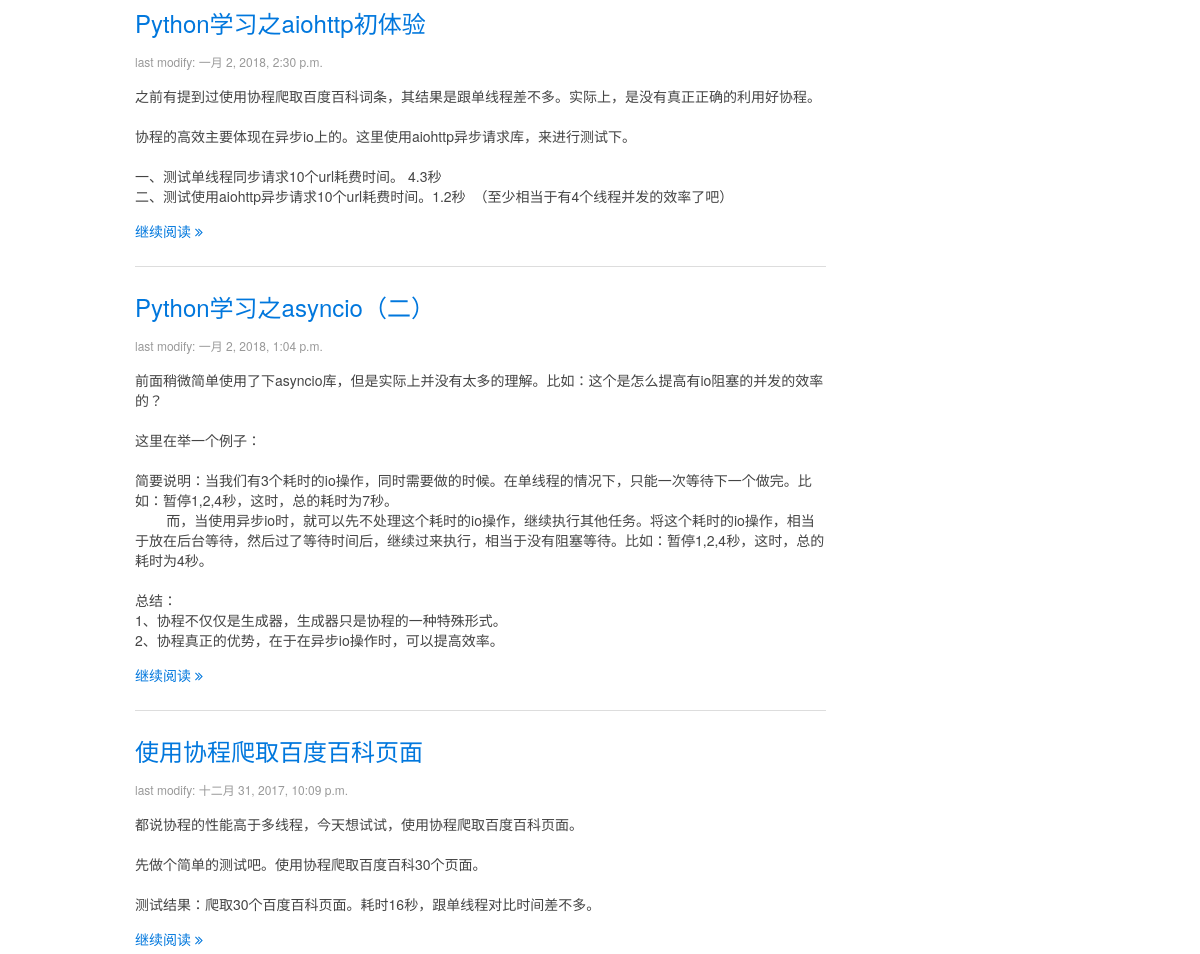
The app's page / (middle part), older data.
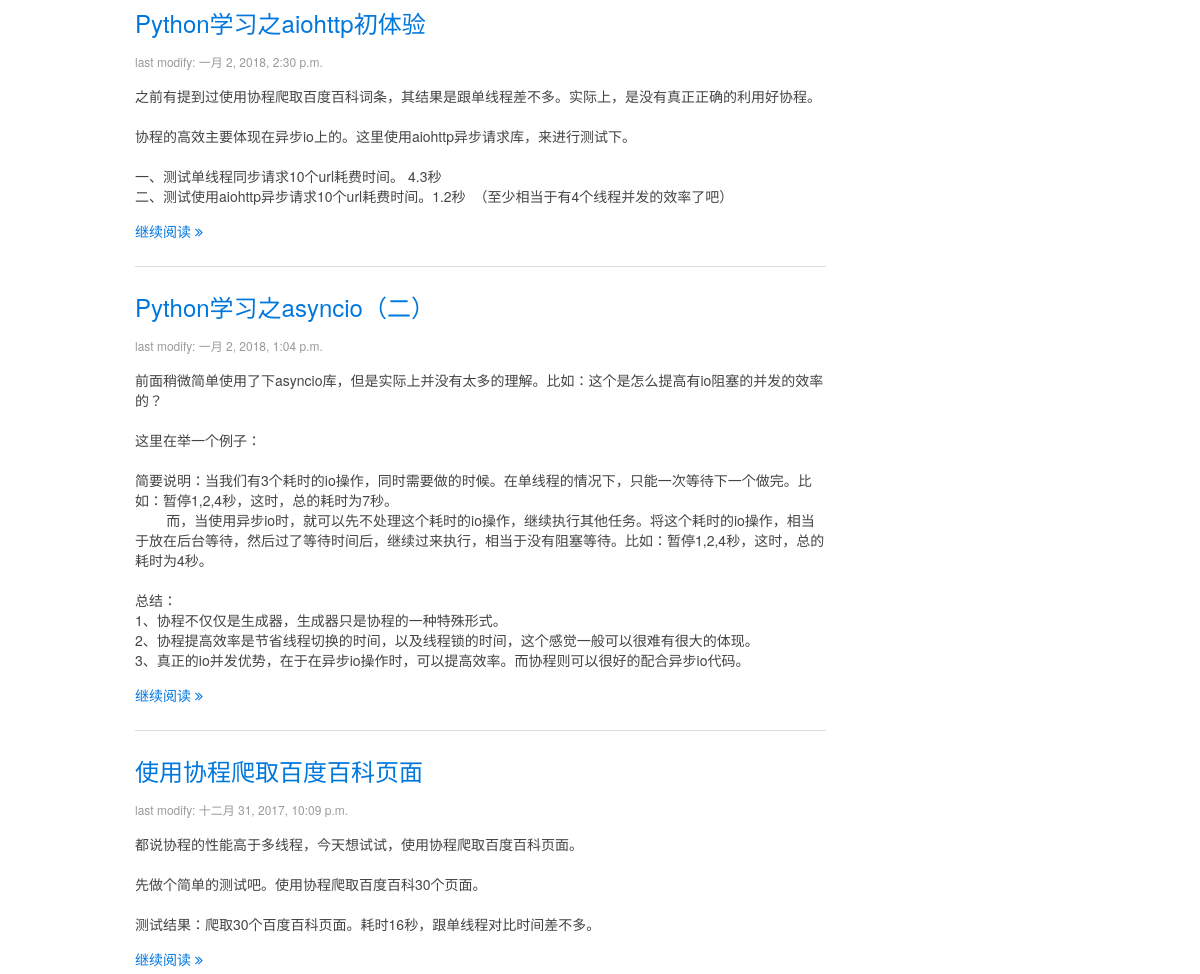
The same page, newer data.
### blog/models.py (models this page shows, shortened)
class Blog(models.Model):
    title = models.CharField(max_length=32, default="Title")
    content = models.TextField(null=True)
    summary = models.TextField(null=True)
    create_time = models.DateTimeField(null=True)

### blog/views.py (the view)
# urls.py: url(r'^$',views.blogs, name="index"),
def index(request):
    userinfo = ""
    account = request.COOKIES.get("account","")
    if account:
        userinfo = models.User.objects.filter(account=account)
        if userinfo:
            userinfo = userinfo[0]
    page = int(request.GET.get("p", "1"))
    first = (page - 1)*10
    end = first + 10
    blogs = models.Blog.objects.all()
    blogs = blogs[::-1]
    total_nums = len(blogs)
    if (total_nums % 10) > 0:
        page_nums = int(total_nums/10) + 1
    else:
        page_nums = int(total_nums/10)
    page_nums = range(0, page_nums)
    blogs = blogs[first:end]
    page = page - 1
    return render(request, "blog/index.html", {"blogs": blogs, "page":page, "page_nums":page_nums, "userinfo":userinfo})

### blog/templatetags/myfilter.py (called while the page is built)
@register.filter
def replaceTags(content):  #这里应该需要继续研究下，有时候需要空格，而不是&nbsp;
    content = content.replace("  ", "&nbsp;&nbsp;")  # 预处理空格
    content = content.replace("\n", "<br/>")  # 预处理换行
    return content

### blog/templates/blog/index.html (shortened to what this page needs)
{% extends '__base__.html' %}
{% load myfilter %}
{% block content %}
    <div class="uk-width-medium-3-4">
    {% for blog in blogs %}
        <article class="uk-article">
            <h2><a href="/blog/page/{{ blog.id }}">{{ blog.title }}</a></h2>
            <p class="uk-article-meta">last modify: {{ blog.create_time }}</p>
            <p>{% autoescape off %}{{ blog.summary | replaceTags }}{% endautoescape %}</p>
            <p><a href="/blog/page/{{ blog.id }}">继续阅读 <i class="uk-icon-angle-double-right"></i></a></p>
        </article>
        <hr class="uk-article-divider">
    {% endfor %}
    </div>
{% endblock %}

Row changes from the older to the newer data that the page shows:
changed Blog "Python学习之asyncio（二）": summary "…简要说明：当我们有3个耗时的io操作，同时需要做的时候。在单线程的情况下，只能一次等待下一个做完。比如：暂停1,2,4秒，这时，总的耗时为7秒。 而，当使用异步io时，就可以先不处理这个耗时的io操作，继续执行其他任务。将这个耗时的io操作，相当于放在后台等待，然后过了等待时间后，继续过来执行，相当于没有阻塞等待。比如：暂停1,2,4秒，这时，总的耗时为4秒。 总结： 1、协程不仅仅是生成器，生成器只是协程的一种特殊形式。 2、协程真正的优势，在于在异步io操作时，可以提高效率。" → "…简要说明：当我们有3个耗时的io操作，同时需要做的时候。在单线程的情况下，只能一次等待下一个做完。比如：暂停1,2,4秒，这时，总的耗时为7秒。 而，当使用异步io时，就可以先不处理这个耗时的io操作，继续执行其他任务。将这个耗时的io操作，相当于放在后台等待，然后过了等待时间后，继续过来执行，相当于没有阻塞等待。比如：暂停1,2,4秒，这时，总的耗时为4秒。 总结： 1、协程不仅仅是生成器，生成器只是协程的一种特殊形式。 2、协程提高效率是节省线程切换的时间，以及线程锁的时间，这个感觉一般可以很难有很大的体现。 3、真正的io并发优势，在于在异步io操作时，可以提高效率。而协程则可以很好的配合异步io代码。"
